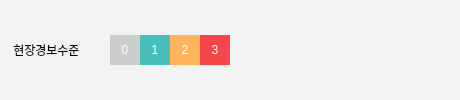
             <widget class="QFrame" name="frame_2">
              <property name="sizePolicy">
               <sizepolicy hsizetype="Fixed" vsizetype="Fixed">
                <horstretch>0</horstretch>
                <verstretch>0</verstretch>
               </sizepolicy>
              </property>
              <property name="minimumSize">
               <size>
                <width>460</width>
                <height>0</height>
               </size>
              </property>
              <property name="styleSheet">
               <string notr="true">background-color: rgb(243, 243, 243);</string>
              </property>
              <property name="frameShape">
               <enum>QFrame::NoFrame</enum>
              </property>
              <property name="frameShadow">
               <enum>QFrame::Raised</enum>
              </property>
              <layout class="QHBoxLayout" name="horizontalLayout_7">
               <property name="spacing">
                <number>0</number>
               </property>
               <property name="leftMargin">
                <number>0</number>
               </property>
               <property name="topMargin">
                <number>2</number>
               </property>
               <property name="rightMargin">
                <number>0</number>
               </property>
               <property name="bottomMargin">
                <number>2</number>
               </property>
               <item>
                <widget class="QLabel" name="label_14">
                 <property name="sizePolicy">
                  <sizepolicy hsizetype="Fixed" vsizetype="Fixed">
                   <horstretch>0</horstretch>
                   <verstretch>0</verstretch>
                  </sizepolicy>
                 </property>
                 <property name="minimumSize">
                  <size>
                   <width>110</width>
                   <height>30</height>
                  </size>
                 </property>
                 <property name="maximumSize">
                  <size>
                   <width>110</width>
                   <height>30</height>
                  </size>
                 </property>
                 <property name="baseSize">
                  <size>
                   <width>100</width>
                   <height>30</height>
                  </size>
                 </property>
                 <property name="text">
                  <string>    현장경보수준</string>
                 </property>
                 <property name="alignment">
                  <set>Qt::AlignLeading|Qt::AlignLeft|Qt::AlignVCenter</set>
                 </property>
                </widget>
               </item>
               <item>
                <widget class="QLabel" name="label_15">
                 <property name="sizePolicy">
                  <sizepolicy hsizetype="Fixed" vsizetype="Fixed">
                   <horstretch>0</horstretch>
                   <verstretch>0</verstretch>
                  </sizepolicy>
                 </property>
                 <property name="minimumSize">
                  <size>
                   <width>30</width>
                   <height>30</height>
                  </size>
                 </property>
                 <property name="maximumSize">
                  <size>
                   <width>30</width>
                   <height>30</height>
                  </size>
                 </property>
                 <property name="baseSize">
                  <size>
                   <width>30</width>
                   <height>30</height>
                  </size>
                 </property>
                 <property name="styleSheet">
                  <string notr="true">background-color: #CCCCCC;
color: white;</string>
                 </property>
                 <property name="text">
                  <string>0</string>
                 </property>
                 <property name="alignment">
                  <set>Qt::AlignCenter</set>
                 </property>
                </widget>
               </item>
               <item>
                <widget class="QLabel" name="label_16">
                 <property name="sizePolicy">
                  <sizepolicy hsizetype="Fixed" vsizetype="Fixed">
                   <horstretch>0</horstretch>
                   <verstretch>0</verstretch>
                  </sizepolicy>
                 </property>
                 <property name="minimumSize">
                  <size>
                   <width>30</width>
                   <height>30</height>
                  </size>
                 </property>
                 <property name="maximumSize">
                  <size>
                   <width>30</width>
                   <height>30</height>
                  </size>
                 </property>
                 <property name="baseSize">
                  <size>
                   <width>30</width>
                   <height>30</height>
                  </size>
                 </property>
                 <property name="styleSheet">
                  <string notr="true">background-color: #46BFBD;
color: white;
</string>
                 </property>
                 <property name="text">
                  <string>1</string>
                 </property>
                 <property name="alignment">
                  <set>Qt::AlignCenter</set>
                 </property>
                </widget>
               </item>
               <item>
                <widget class="QLabel" name="label_17">
                 <property name="sizePolicy">
                  <sizepolicy hsizetype="Fixed" vsizetype="Fixed">
                   <horstretch>0</horstretch>
                   <verstretch>0</verstretch>
                  </sizepolicy>
                 </property>
                 <property name="minimumSize">
                  <size>
                   <width>30</width>
                   <height>30</height>
                  </size>
                 </property>
                 <property name="maximumSize">
                  <size>
                   <width>30</width>
                   <height>30</height>
                  </size>
                 </property>
                 <property name="baseSize">
                  <size>
                   <width>30</width>
                   <height>30</height>
                  </size>
                 </property>
                 <property name="styleSheet">
                  <string notr="true">background-color: #FDB45C;
color: white;
</string>
                 </property>
                 <property name="text">
                  <string>2</string>
                 </property>
                 <property name="alignment">
                  <set>Qt::AlignCenter</set>
                 </property>
                </widget>
               </item>
               <item>
                <widget class="QLabel" name="label_18">
                 <property name="sizePolicy">
                  <sizepolicy hsizetype="Fixed" vsizetype="Fixed">
                   <horstretch>0</horstretch>
                   <verstretch>0</verstretch>
                  </sizepolicy>
                 </property>
                 <property name="minimumSize">
                  <size>
                   <width>30</width>
                   <height>30</height>
                  </size>
                 </property>
                 <property name="maximumSize">
                  <size>
                   <width>30</width>
                   <height>30</height>
                  </size>
                 </property>
                 <property name="baseSize">
                  <size>
                   <width>30</width>
                   <height>30</height>
                  </size>
                 </property>
                 <property name="styleSheet">
                  <string notr="true">background-color: #F7464A;
color: white;
</string>
                 </property>
                 <property name="text">
                  <string>3</string>
                 </property>
                 <property name="alignment">
                  <set>Qt::AlignCenter</set>
                 </property>
                </widget>
               </item>
               <item>
                <spacer name="horizontalSpacer_11">
                 <property name="orientation">
                  <enum>Qt::Horizontal</enum>
                 </property>
                 <property name="sizeHint" stdset="0">
                  <size>
                   <width>227</width>
                   <height>20</height>
                  </size>
                 </property>
                </spacer>
               </item>
              </layout>
             </widget>
